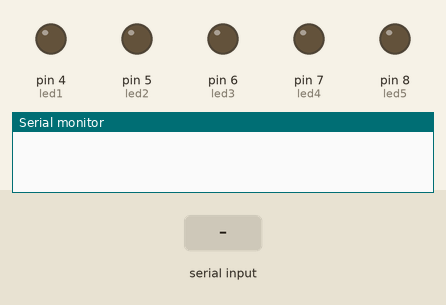
This sketch was run on a simulated Arduino Uno, built with avr-gcc and run on an emulated ATmega328P. Parts: output pins drawn as LEDs (lit = HIGH), the last lines printed to the serial monitor. Inputs (shaded band) come from the test bench.

Above: at 1.2 s.
1.3 s: "command1\n" received over Serial
At 2.4 s:
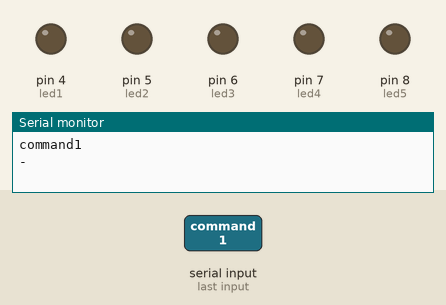
2.9 s: "command2\n" received over Serial
At 3.6 s:
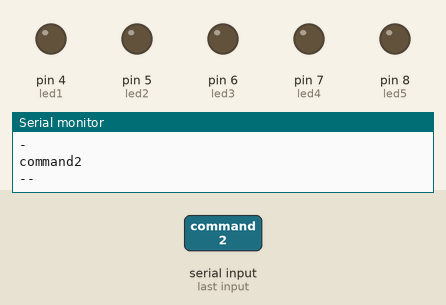
4.5 s: "command3\n" received over Serial
At 5.8 s:
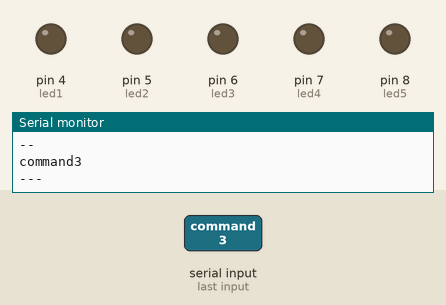
6.1 s: "command4\n" received over Serial
At 7.2 s:
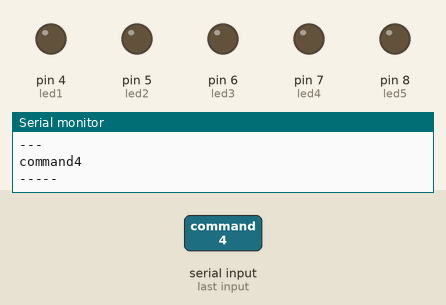
7.7 s: "command5\n" received over Serial
At 8.5 s:
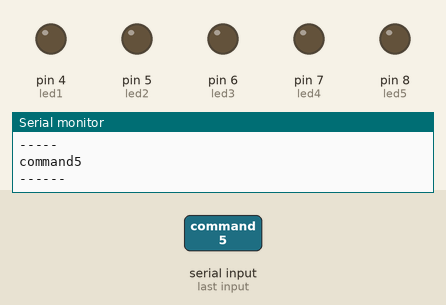
Timing chart, 0 to 10.3 s (numbered marks = the images above; inputs shaded):
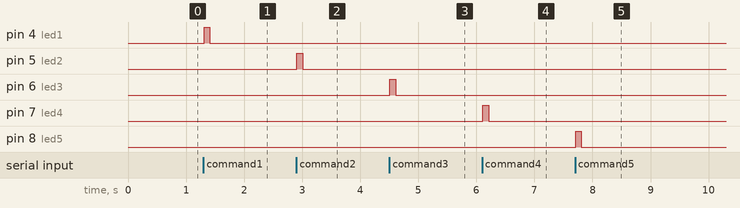

Measured:
- after the input at 1.3 s, pin 4 (led1): LOW → HIGH at once, → LOW 0.10 s later
- after the input at 2.9 s, pin 5 (led2): LOW → HIGH at once, → LOW 0.10 s later
- after the input at 4.5 s, pin 6 (led3): LOW → HIGH at once, → LOW 0.10 s later
- after the input at 6.1 s, pin 7 (led4): LOW → HIGH at once, → LOW 0.10 s later
- after the input at 7.7 s, pin 8 (led5): LOW → HIGH at once, → LOW 0.10 s later

The sketch:

receiver_v0.ino
```cpp
/*
 serial receiver
 use Serial Event example -  http://www.arduino.cc/en/Tutorial/SerialEvent
 adapted by Nicu FLORICA (niq_ro)
 v.0 - 13.04.2019, Craiova, Romania
*/

#define led1 4
#define led2 5
#define led3 6
#define led4 7
#define led5 8

String inputString = "";         // a String to hold incoming data
boolean stringComplete = false;  // whether the string is complete

void setup() {
  // initialize serial:
  Serial.begin(9600);
  // reserve 200 bytes for the inputString:
  inputString.reserve(200);

pinMode(led1, OUTPUT);
digitalWrite(led1, LOW);
pinMode(led2, OUTPUT);
digitalWrite(led2, LOW);
pinMode(led3, OUTPUT);
digitalWrite(led3, LOW);
pinMode(led4, OUTPUT);
digitalWrite(led4, LOW);
pinMode(led5, OUTPUT);
digitalWrite(led5, LOW);
}

void loop() {
  // print the string when a newline arrives:
  if (stringComplete) {
    Serial.println(inputString);
  if(inputString.indexOf("command1")>=0)
    {
      Serial.println("-");
      digitalWrite(led1, HIGH);
      delay(100);
      digitalWrite(led1, LOW);
    }
  if(inputString.indexOf("command2")>=0)
    {
      Serial.println("--");
      digitalWrite(led2, HIGH);
      delay(100);
      digitalWrite(led2, LOW);
    }
  if(inputString.indexOf("command3")>=0)
    {
      Serial.println("---");
      digitalWrite(led3, HIGH);
      delay(100);
      digitalWrite(led3, LOW);
    }
  if(inputString.indexOf("command4")>=0)
    {
      Serial.println("-----");
      digitalWrite(led4, HIGH);
      delay(100);
      digitalWrite(led4, LOW);
    }
  if(inputString.indexOf("command5")>=0)
    {
      Serial.println("------");
      digitalWrite(led5, HIGH);
      delay(100);
      digitalWrite(led5, LOW);
    }

    // clear the string:
    inputString = "";
    stringComplete = false;
  }
} // end of program

/*
  SerialEvent occurs whenever a new data comes in the hardware serial RX. This
  routine is run between each time loop() runs, so using delay inside loop can
  delay response. Multiple bytes of data may be available.
*/
void serialEvent()
{
  while (Serial.available())
  {
    // get the new byte:
    char inChar = (char)Serial.read();
    // add it to the inputString:
    inputString += inChar;
    // if the incoming character is a newline, set a flag so the main loop can
    // do something about it:
    if (inChar == '\n')
    stringComplete = true;
    }
}
```
